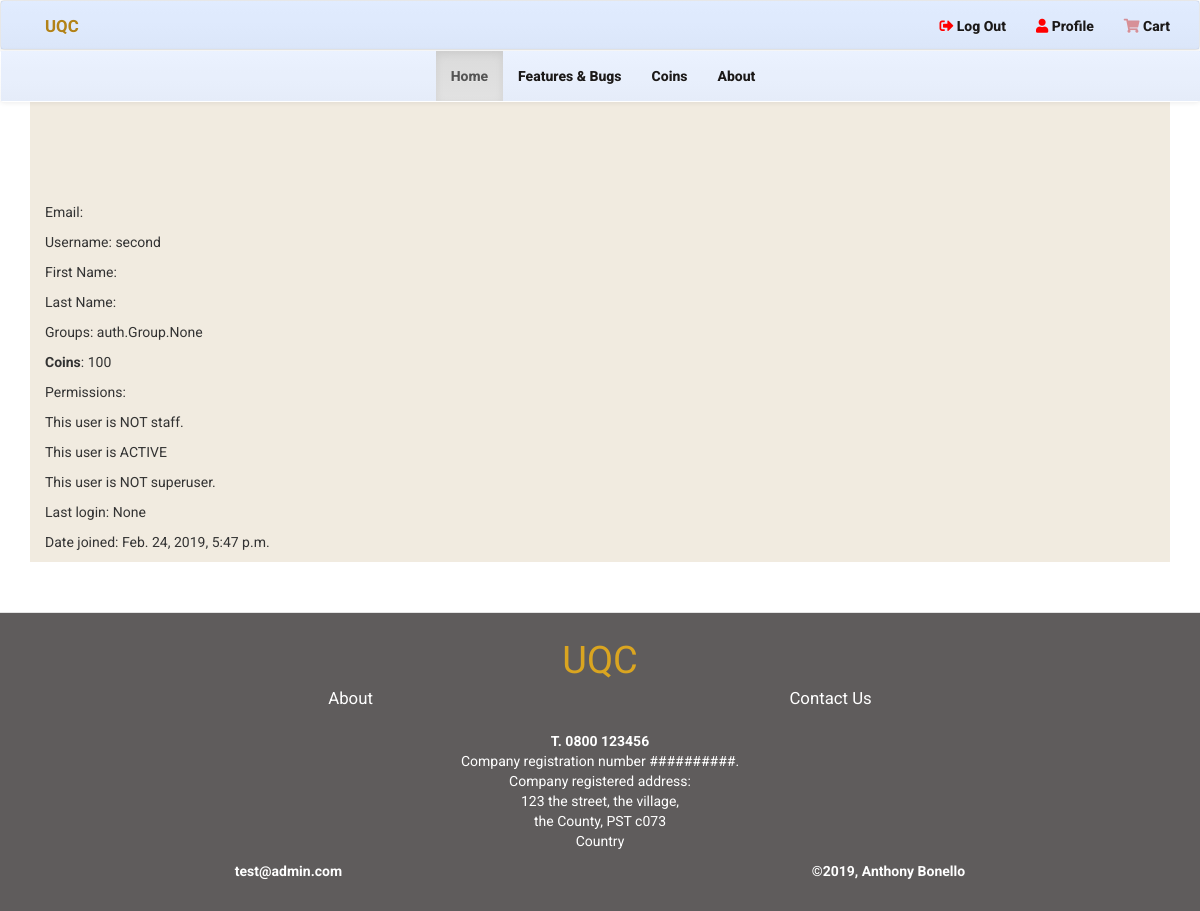
Page /accounts/profile/ (signed in) on the earlier database version.
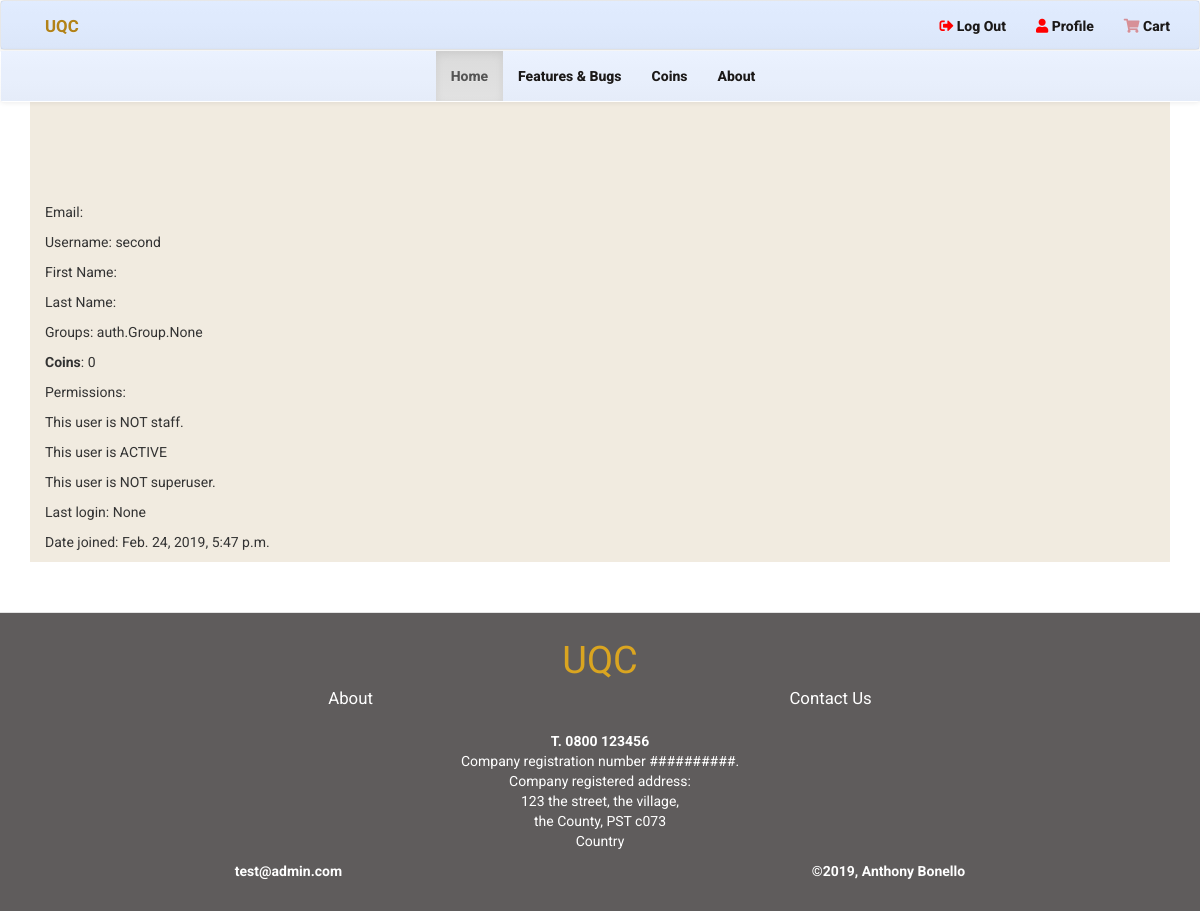
Same page on the later database version.
### accounts/models.py (models this page shows, shortened)
class UserCoins(models.Model):
    user = models.ForeignKey(User, on_delete=models.CASCADE, related_name='relateduser')
    coin_amount = models.PositiveSmallIntegerField(default=0)
    class Meta:
        verbose_name_plural = "User coins"

### accounts/views.py (the view)
def user_profile(request):
    user = User.objects.get(email=request.user.email)
    return render(request, "profile.html", {"profile": user})

### cart/contexts.py (called while the page is built)
def cart_contents(request):
    cart = request.session.get('cart', {})
    cart_items = []
    total = 0
    product_count = 0
    for id, quantity in cart.items():
        product = get_object_or_404(Product, pk=id)
        total += quantity * product.price
        product_count += quantity
        cart_items.append({'id': id, 'quantity': quantity, 'product': product})
    return {'cart_items': cart_items, 'total': total, 'product_count': product_count}

### accounts/templates/profile.html (shortened to what this page needs)
{% extends 'base.html' %}
{% block content %}
<p>Email: {{ profile.email }}</p>
<p>Username: {{ profile.username }}</p>
<p>First Name: {{ profile.first_name }}</p>
<p>Last Name: {{ profile.last_name }}</p>
<p>Groups: {{ profile.groups }}</p>
{% for coins in profile.relateduser.all %}
<p><strong>Coins</strong>: {{ coins.coin_amount }}</p>
{% endfor %}
<p>Permissions: {{ profile.permissions }}</p>
{% if profile.is_staff %}
    <p>This user is STAFF</p>
{% else %}
    <p>This user is NOT staff.</p>
{% endif %}
{% if profile.is_active %}
    <p>This user is ACTIVE</p>
{% else %}
    <p>This user is NOT active.</p>
{% endif %}
{% if profile.is_superuser %}
    <p>This user is SUPERUSER</p>
{% else %}
    <p>This user is NOT superuser.</p>
{% endif %}
<p>Last login: {{ profile.last_login }}</p>
<p>Date joined: {{ profile.date_joined }}</p>
{% endblock %}

Differences in the rows shown:
changed UserCoins: coin_amount "100" → "0"
